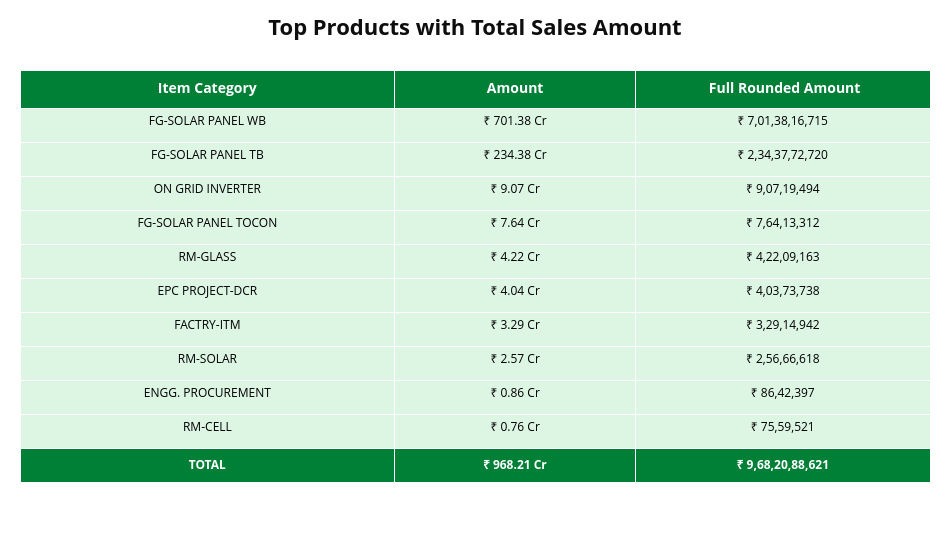

The code cell stored with this chart in its notebook:
### Code cell
import plotly.graph_objects as go
import pandas as pd

# ---------- Formats ----------

# Crore Format with ₹
def to_crore(x):
    return f"₹ {x/1e7:.2f} Cr"

# Indian Comma Format with ₹
def indian_format(x):
    x = int(round(x))
    s = str(x)

    if len(s) <= 3:
        return "₹ " + s

    last3 = s[-3:]
    rest = s[:-3]

    parts = []

    while len(rest) > 2:
        parts.insert(0, rest[-2:])
        rest = rest[:-2]

    if rest:
        parts.insert(0, rest)

    return "₹ " + ",".join(parts) + "," + last3


# ---------- Data ----------
df = top_products.copy()

# New Columns
df['Amount_Cr'] = df['Amount'].apply(to_crore)
df['Rounded_Amount'] = df['Amount'].apply(indian_format)

# ---------- TOTAL ROW ----------
total_amount = df['Amount'].sum()

total_row = pd.DataFrame({
    'ItemCategoryCode': ['TOTAL'],
    'Amount_Cr': [to_crore(total_amount)],
    'Rounded_Amount': [indian_format(total_amount)]
})

# ---------- Combine ----------
final_df = pd.concat([df, total_row], ignore_index=True)

# ---------- Row Styling ----------

# Light Green Rows (Logo Theme)
row_colors = ["#DDF5E3"] * len(final_df)

# TOTAL Row Dark Green
row_colors[-1] = "#008037"

# ---------- Bold TOTAL Row ----------
item_col = list(final_df['ItemCategoryCode'])
amount_cr_col = list(final_df['Amount_Cr'])
rounded_col = list(final_df['Rounded_Amount'])

item_col[-1] = f"<b>{item_col[-1]}</b>"
amount_cr_col[-1] = f"<b>{amount_cr_col[-1]}</b>"
rounded_col[-1] = f"<b>{rounded_col[-1]}</b>"

# ---------- Table ----------
fig = go.Figure(data=[go.Table(

    columnwidth=[280, 180, 220],

    header=dict(
        values=[
            '<b>Item Category</b>',
            '<b>Amount</b>',
            '<b> Full Rounded Amount</b>'
        ],

        # OSWAL Logo Inspired Green
        fill_color="#008037",

        font=dict(
            color='white',
            size=14
        ),

        align=['center'],
        height=38
    ),

    cells=dict(

        values=[
            item_col,
            amount_cr_col,
            rounded_col
        ],

        fill_color=[
            row_colors,
            row_colors,
            row_colors
        ],

        # align=['left','right','right'],
        align = ['center'],

        font=dict(
            color=[
                ['black']*(len(final_df)-1) + ['white'],
                ['black']*(len(final_df)-1) + ['white'],
                ['black']*(len(final_df)-1) + ['white']
            ],
            size=12
        ),

        height=34
    )
)])

# ---------- Layout ----------
fig.update_layout(

    title={
        'text': '<b>Top Products with Total Sales Amount</b>',
        'x': 0.5,
        'xanchor': 'center',
        'font': dict(
            size=22,
            color="#0E0E0E"
        )
    },

    paper_bgcolor='white',
    plot_bgcolor='white',

    width=950,
    height=550,

    margin=dict(
        l=20,
        r=20,
        t=70,
        b=20
    )
)

fig.show()

### Figure 1 — Plotly figure (JSON) as saved in the notebook; plotly's stock layout.template omitted (floating-point values rounded to 4 significant figures)
{"data": [{"cells": {"align": ["center"], "fill": {"color": [["#DDF5E3", "#DDF5E3", "#DDF5E3", "#DDF5E3", "#DDF5E3", "#DDF5E3", "#DDF5E3", "#DDF5E3", "#DDF5E3", "#DDF5E3", "#008037"], ["#DDF5E3", "#DDF5E3", "#DDF5E3", "#DDF5E3", "#DDF5E3", "#DDF5E3", "#DDF5E3", "#DDF5E3", "#DDF5E3", "#DDF5E3", "#008037"], ["#DDF5E3", "#DDF5E3", "#DDF5E3", "#DDF5E3", "#DDF5E3", "#DDF5E3", "#DDF5E3", "#DDF5E3", "#DDF5E3", "#DDF5E3", "#008037"]]}, "font": {"color": [["black", "black", "black", "black", "black", "black", "black", "black", "black", "black", "white"], ["black", "black", "black", "black", "black", "black", "black", "black", "black", "black", "white"], ["black", "black", "black", "black", "black", "black", "black", "black", "black", "black", "white"]], "size": 12}, "height": 34, "values": [["FG-SOLAR PANEL WB", "FG-SOLAR PANEL TB", "ON GRID INVERTER", "FG-SOLAR PANEL TOCON", "RM-GLASS", "EPC PROJECT-DCR", "FACTRY-ITM", "RM-SOLAR", "ENGG. PROCUREMENT", "RM-CELL", "<b>TOTAL</b>"], ["₹ 701.38 Cr", "₹ 234.38 Cr", "₹ 9.07 Cr", "₹ 7.64 Cr", "₹ 4.22 Cr", "₹ 4.04 Cr", "₹ 3.29 Cr", "₹ 2.57 Cr", "₹ 0.86 Cr", "₹ 0.76 Cr", "<b>₹ 968.21 Cr</b>"], ["₹ 7,01,38,16,715", "₹ 2,34,37,72,720", "₹ 9,07,19,494", "₹ 7,64,13,312", "₹ 4,22,09,163", "₹ 4,03,73,738", "₹ 3,29,14,942", "₹ 2,56,66,618", "₹ 86,42,397", "₹ 75,59,521", "<b>₹ 9,68,20,88,621</b>"]]}, "columnwidth": [280, 180, 220], "header": {"align": ["center"], "fill": {"color": "#008037"}, "font": {"color": "white", "size": 14}, "height": 38, "values": ["<b>Item Category</b>", "<b>Amount</b>", "<b> Full Rounded Amount</b>"]}, "type": "table"}], "layout": {"height": 550, "margin": {"b": 20, "l": 20, "r": 20, "t": 70}, "paper_bgcolor": "white", "plot_bgcolor": "white", "title": {"font": {"color": "#0E0E0E", "size": 22}, "text": "<b>Top Products with Total Sales Amount</b>", "x": 0.5, "xanchor": "center"}, "width": 950}}
